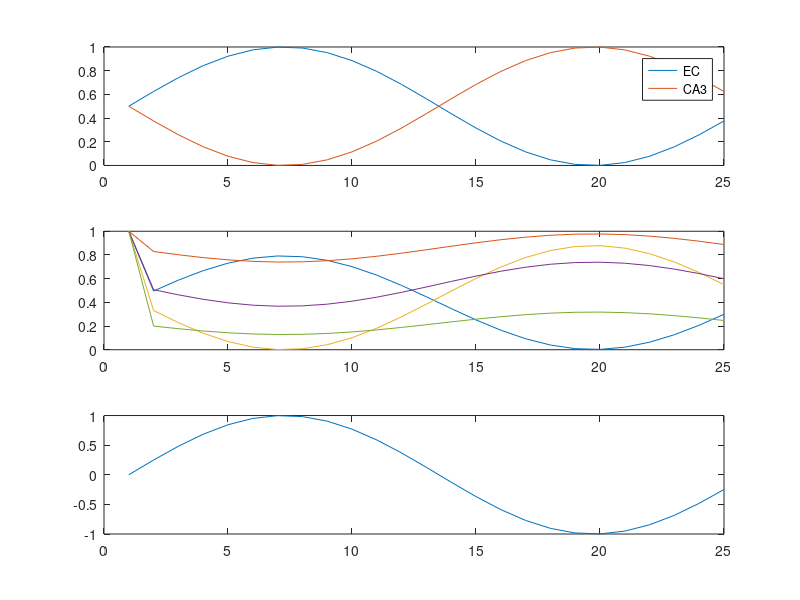

Write the MATLAB code that produced this figure.
function [] = hasselmo2002_firstPass()

% hasselmo_2002 theta model
% runtime parameters
X = 1; 
% [0 to 1] smaller means theta has less effect on functional strength
% paper is vague about whether different values are used for the different
% layers (CA3 vs EC), for now we'll assume that it is a single fixed
% parameter.

% params
nTSteps = 25;
nCA1cells = 5;
nCA3cells = 2;
nECcells = 2;

dt = 0.005; % 5 ms
thF = 8; % 8 Hz
stepsPerCycle = ceil(((1/thF)/dt));
phaseStep = (2*pi)/stepsPerCycle; % numnber of radians to increment theta phase by for each time steps
nTrls = 1;


% allocate arrays
a_CA1 = nan(nCA1cells,nTSteps);
a_CA3 = nan(nCA3cells,nTrls); 
a_EC  = nan(nECcells, nTrls);
w_CA3 = rand(nCA1cells, nCA3cells);
w_EC  = rand(nCA1cells, nECcells);

phase_EC = nan(nTSteps,1);   theta_EC = nan(nTSteps,1);
phase_CA3 = nan(nTSteps,1);  theta_CA3 = nan(nTSteps,1);
phase_LTP = nan(nTSteps,1);  theta_LTP = nan(nTSteps,1);


% initialize first timestep
% NOTE: THESE NEED TO BE SET FOR EACH PHASE OF THE TASK, TRL
trl = 1;
a_CA1(:,1) = rand(nCA1cells,1) > .5;
a_CA3(:,1) = [0; 1]; % rand(nCA3cells,1) > .5; 
a_EC(:,1)  = [0; 1]; % rand(nECcells, 1) > .5;

phase_EC(1)  = 0;    theta_EC(1)  = (X/2) * sin(phase_EC(1))  + (1-(X/2));
phase_CA3(1) = pi;   theta_CA3(1) = (X/2) * sin(phase_CA3(1)) + (1-(X/2));
phase_LTP(1) = 0;    theta_LTP(1) = sin(phase_LTP(1));

tempXprod(:,:,1) = (theta_LTP(1) .* a_CA1(:,1)) * a_CA3(:,trl)';
 
% run one theta cycle
for t = 2:stepsPerCycle
  
  % phasic input
  phase_EC(t)  = phase_EC(t-1)  + phaseStep;  theta_EC(t)  = (X/2) * sin(phase_EC(t))  + (1-(X/2));  % eq 2.2 p.799
  phase_CA3(t) = phase_CA3(t-1) + phaseStep;  theta_CA3(t) = (X/2) * sin(phase_CA3(t)) + (1-(X/2));  % eq 2.3 p.799
  phase_LTP(t) = phase_LTP(t-1) + phaseStep;  theta_LTP(t) = sin(phase_LTP(t));                      % eq 2.5 p.799

  
  %a_CA1 = w_EC .* a_EC + w_CA3 .* a_CA3; % eq 2.1
  a_CA1(:,t) = ((theta_EC(t) .* w_EC) * a_EC(:,trl)) + ((theta_CA3(t) .* w_CA3) * a_CA3(:,trl)); % eq 2.4 p.799
  
  tempXprod(:,:,t) = (theta_LTP(t) .* a_CA1(:,t)) * a_CA3(:,trl)';
end

% compute weight updates after each theta cycle 
dw_CA3(:,:) = sum( tempXprod,3);

%(repmat(theta_LTP,nCA1cells,1) .* a_CA1) * repmat(a_CA3(:,trl),1,stepsPerCycle)'); % eq. 2.6 p.801

% plotting
figure; 
subplot(3,1,1);
plot(theta_EC)
hold on; plot(theta_CA3)
legend('EC','CA3'); ylim([0 1]);

subplot(3,1,2);
plot(a_CA1');

subplot(3,1,3);
plot(theta_LTP)
keyboard
